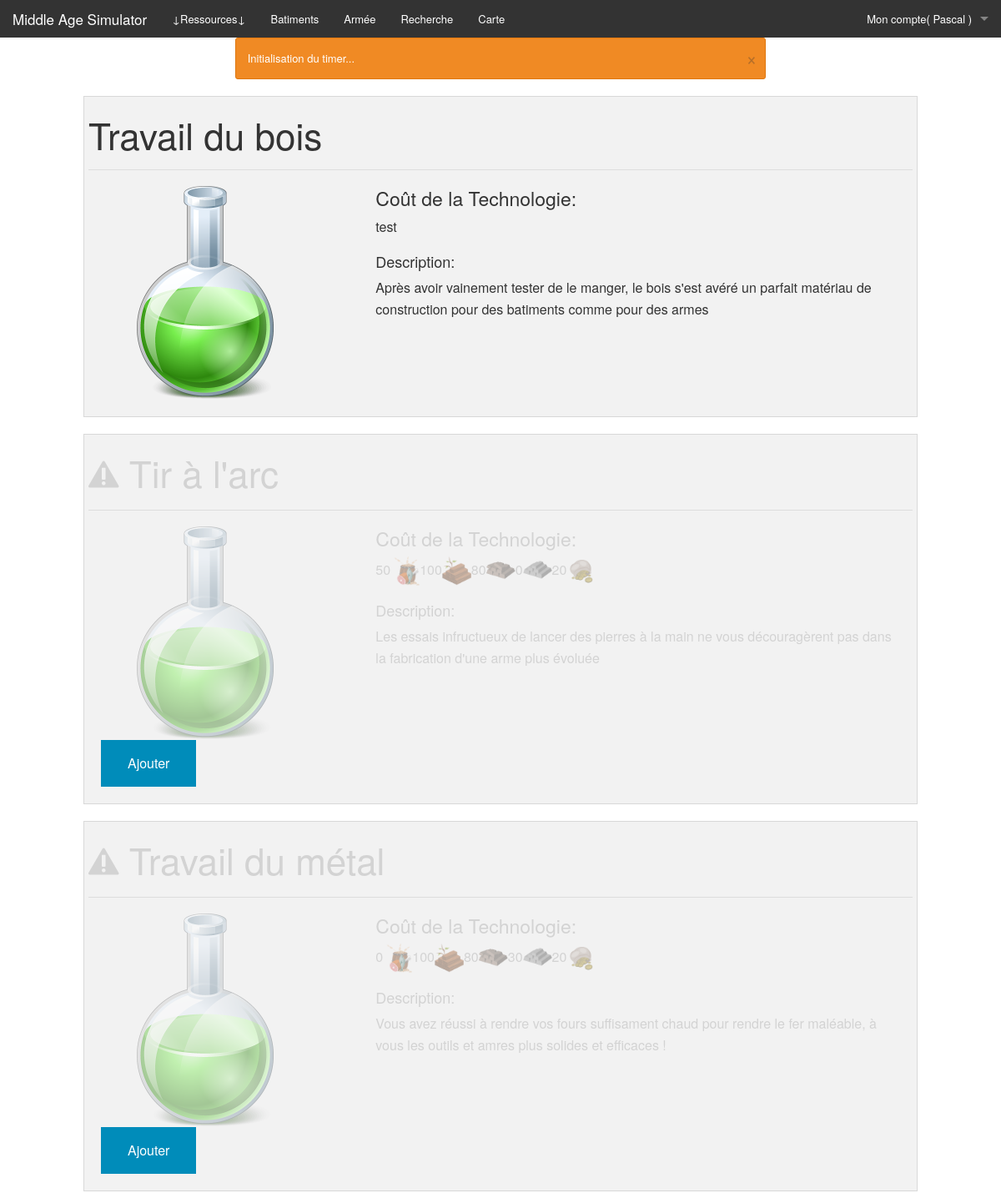
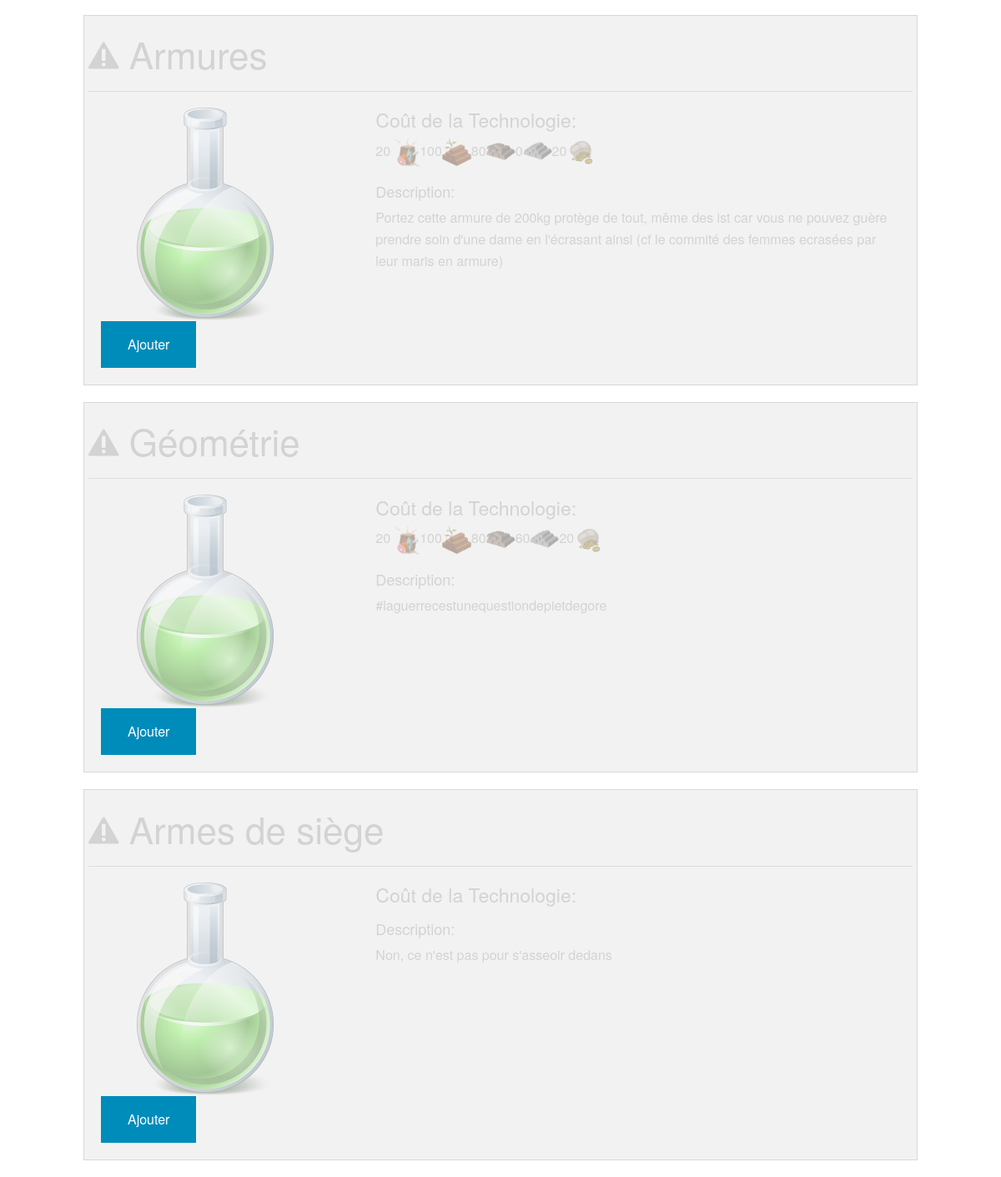
/index.php?page=technologie (signed in), run on the app's committed database (2 pictures, top to bottom).
### tables this page shows
CREATE TABLE IF NOT EXISTS JOUEUR(
  idJoueur INT(50) NOT NULL AUTO_INCREMENT,
  pseudoJoueur VARCHAR(50),
  sexeJoueur ENUM('male', 'female'), 
  dateNaissanceJoueur date, 
  motdepasseJoueur VARCHAR(50),
  mailJoueur VARCHAR(150),
  image VARCHAR(300),
  date_inscripion datetime,
  date_last_connection datetime,
  PRIMARY KEY (idJoueur)
);

CREATE TABLE IF NOT EXISTS ENGINE_DB(
  id int(50) PRIMARY KEY,
  data int(50)
);

CREATE TABLE IF NOT EXISTS TECHNOLOGIE(
  idTech INT(50) NOT NULL AUTO_INCREMENT,
  nomTech VARCHAR(50),
  descriptionTech VARCHAR(500),
  image VARCHAR(300),
  PRIMARY KEY (idTech)
);

CREATE TABLE IF NOT EXISTS PRODUIT_RESSOURCE(
  quantite INT(50) NOT NULL,
  idRessource INT(50) NOT NULL,
  idBatiment INT(50) NOT NULL,
  CONSTRAINT FOREIGN KEY (idRessource) REFERENCES RESSOURCE(idRessource) ON DELETE CASCADE,
  CONSTRAINT FOREIGN KEY (idBatiment) REFERENCES BATIMENT(idBatiment) ON DELETE CASCADE,
  PRIMARY KEY(idRessource, idBatiment)
);

CREATE TABLE IF NOT EXISTS COUTE_TECH(
  idTech INT(50) NOT NULL,
  idRessource INT(50) NOT NULL,
  quantite INT(50),
  CONSTRAINT FOREIGN KEY (idTech) REFERENCES TECHNOLOGIE(idTech) ON DELETE CASCADE,
  CONSTRAINT FOREIGN KEY (idRessource) REFERENCES RESSOURCE(idRessource) ON DELETE CASCADE,
  PRIMARY KEY(idTech, idRessource)
);

CREATE TABLE IF NOT EXISTS RESSOURCE(
  idRessource INT(50) NOT NULL AUTO_INCREMENT,
  nomRessource VARCHAR(50),
  descriptionRessource VARCHAR(300),
  image VARCHAR(300),
  PRIMARY KEY (idRessource)
);

### src/controleur/technologie.php (called while the page is built, shortened)
<?php
include_once('./modele/Technologie.php');
include_once('./modele/joueur.php');
include_once('./modele/authentification.php');
include_once ('./modele/ressource.php');
if (estAuthentifier()) {
    global $currentJoueur;
    $tc = $currentJoueur->getTechLink();
    $tech1 = Technologie::Technologies();
    $techConnues = array();
    $techInconnues = array();
    foreach ($tech1 as $t){
        $b = false;
        foreach($tc as $m){
            if ($t->getIdTech() == $m[0]){
                $b = true;
            }
        }
        $resUtilisee = $t->getRessourcesLink();
        if($b){
            array_push($techConnues,$t);
        }else{
            array_push($techInconnues, array($t, $resUtilisee));
        }
    }
}else{
    retourEnTerresConnues();
}
	include_once('./vue/Technologie.php');

### src/modele/configuration.php (called while the page is built, shortened)
<?php
$titreSite = "Middle Age Simulator";

### src/modele/joueur.php (called while the page is built, shortened)
<?php
include_once('./modele/connexion_sql.php');
include_once ('./modele/ressource.php');
include_once('./modele/Batiment.php');
class Joueur
{
	private $idJoueur, $pseudoJoueur, $sexeJoueur, $dateNaissanceJoueur, $mailJoueur, $image, $motdepasseJoueur;
	function __construct()
	{
		$ctp = func_num_args();
    	$args = func_get_args();
    	if ($ctp == 1) {
    		if (is_array($args[0])) {
    			$this->hydrate($args[0]);
    		}else{
    			$this->hydrate($this->Joueur($args[0]));
    		}
    	}
	}
	public function hydrate(array $donnees)
	{
	  foreach ($donnees as $key => $value)
	  {
	    $method = 'set'.ucfirst($key);
	  }
	}
	public static function Joueur($id){
		$req = "SELECT idJoueur, pseudoJoueur, sexeJoueur, dateNaissanceJoueur, mailJoueur, image, motdepasseJoueur FROM JOUEUR WHERE idJoueur='".$id."'";
		global $bdd;
		$req = $bdd->query($req);
		$req = $req->fetch();
		return $req;
	}
    public function save(){
        global $bdd;
        if ($this->idJoueur == NULL) {
            $donnees = array( $this->pseudoJoueur, $this->sexeJoueur, $this->dateNaissanceJoueur, $this->mailJoueur, $this->image, $this->motdepasseJoueur);
            $req = $bdd->prepare('INSERT INTO JOUEUR(pseudoJoueur, sexeJoueur, dateNaissanceJoueur, mailJoueur, image, date_inscripion, date_last_connection, motdepasseJoueur) VALUES(?, ?, ?, ?, ?, NOW(), NOW(), ? ) ');
            $req->execute($donnees);
            $this->idJoueur=$bdd->lastInsertId();
            $this->genRessourcesLink();
        }else{
            $req = $bdd->prepare('UPDATE JOUEUR SET pseudoJoueur=?, sexeJoueur=?, dateNaissanceJoueur=?, mailJoueur=?, image=?, date_last_connection=NOW(), motdepasseJoueur=? where idJoueur=?');
            $req->execute(array( $this->pseudoJoueur, $this->sexeJoueur, $this->dateNaissanceJoueur, $this->mailJoueur, $this->image,$this->motdepasseJoueur, $this->idJoueur));
        }
    }
	public function getRessourcesLink(){
		global $bdd;
		$req = "SELECT quantite, idRessource FROM POSSEDE_RESSOURCE WHERE idJoueur='".$this->idJoueur."'";
		$req = $bdd->query($req);
		$req = $req->fetchAll();
		$t = array();
		foreach ($req as $row){
			array_push($t, array($row['quantite'], new Ressource($row['idRessource'])));
		}
		return $t;
	}
	public function getBatimentLink(){
		global $bdd;
		$req = "SELECT idBatiment FROM POSSEDE_BATIMENT WHERE idJoueur ='".$this->idJoueur."'";
		$req = $bdd->query($req);
		$req = $req-> fetchAll();
		return $req;
	}
		public function getProd(){
			$ressources = $this->getRessourcesLink();
			$batiments = $this->getBatimentLink();
			foreach ($batiments as $bat) {
					$batiment = new Batiment($bat['idBatiment']);
					if ($batiment->getIdType() == 1) {
							$ress = $batiment->getProdRessourceLink();
							foreach ($ress as $res) {
									for($i=0; $i < count($ressources); $i++) {
										if($ressources[$i][1]->getIdRessource() == $res['idRessource']){
												$ressources[$i][0]= $ressources[$i][0] + $res['quantite'];
											}
										}
							}
					}
			}
			return $ressources;
		}
	public function getPseudo(){return ucfirst($this->pseudoJoueur);}
	public function setPseudoJoueur($p){
		$this->pseudoJoueur = strtolower($p);
	}
	public function setMailJoueur($m){
		$this->mailJoueur = strtolower($m);
	}
	private function setIdJoueur($i){
		$this->idJoueur = (int) $i;
	}
	public function setSexeJoueur($v){
		$this->sexeJoueur = $v;
	}
	public function setDateNaissanceJoueur($v){
		$this->dateNaissanceJoueur = $v;
	}
	public function setMotdepasseJoueur($mdp){
		$this->motdepasseJoueur = $mdp;
	}
	public function setImage($v){
		$this->image = $v;
	}
}

### src/modele/authentification.php (called while the page is built, shortened)
<?php
include_once('./modele/connexion_sql.php');
include_once('./modele/joueur.php');
function estAuthentifier(){
	if ( (isset($_SESSION['connexion']) or ( isset($_COOKIE['connexion'])) && validateCookie($_COOKIE['connexion']) ) ) {
		$currentJoueur = new Joueur($_SESSION['idJoueur']);
		$currentJoueur->save();
		return true;
	}else{
		return false;
	}
}

### src/controleur/Engine.php (called while the page is built, shortened)
<?php
include_once('./modele/joueur.php');
global $bdd;
$req = "SELECT * FROM ENGINE_DB WHERE id=1";
$req = $bdd->query($req);
$req = $req->fetch();
$diff=0;
if($req['data'] != 0){
  $t = $req['data'];
  $t2 = time();
  $need = false;
  while ($t2-$t >= 900) {
    $need = true;
    $info = "Mise à jour effectuée !";
    $joueurs = Joueur::Joueurs();
    foreach ($joueurs as $joueur) {
      $joueur->nextCycle();
    }
    $t = $t + 900;
    $diff = $t2-$t;
  }
  if($need){
    $req2 = "UPDATE ENGINE_DB SET data='".(time()-$diff)."'";
    $bdd->exec($req2);
  }
}else {
  $warn = "Initialisation du timer...";
}

### src/modele/Technologie.php (called while the page is built, shortened)
<?php
	include_once('./modele/connexion_sql.php');
	class Technologie{
		private $idTech, $nomTech, $descriptionTech, $image;
		public static function Technologies(){
			$req = 'SELECT * FROM TECHNOLOGIE';
			global $bdd;
			$req = $bdd->query($req);
			$req = $req->fetchAll();
			$liste = array();
			foreach ($req as $row) {
				$b = new Technologie($row);
				array_push($liste, $b);
			}
			return $liste;
		}
		public function getRessourcesLink(){
			global $bdd;
			$req = "SELECT quantite, idRessource FROM COUTE_TECH WHERE idTech='".$this->idTech."'";
			$req = $bdd->query($req);
			$req = $req->fetchAll();
			return $req;
		}
		public function getIdTech(){
			return $this->idTech;
		}
		public function getNomTech(){
			return $this->nomTech;
		}
		public function getDescriptionTech(){
			return $this->descriptionTech;
		}
		public function getImage(){
			return $this->image;
		}
		public function setIdTech($i){
			$this->idTech = (int) $i;
		}
		public function setNomTech($n){
			$this->nomTech = strtolower($n);
		}
		public function setDescriptionTech($d){
			$this->descriptionTech = strtolower($d);
		}
		public function setImage($p){
			$this->image = $p;
		}
	}
?>

### src/modele/Batiment.php (called while the page is built, shortened)
<?php
	include_once('./modele/connexion_sql.php');
	class Batiment{
		private $idBatiment, $nomBatiment, $descriptionBatiment, $niveauBatiment, $idType, $image;
		public function getProdRessourceLink(){
			global $bdd;
			$req = "SELECT quantite, idRessource FROM PRODUIT_RESSOURCE WHERE idBatiment='".$this->getIdBatiment()."'";
			$req = $bdd->query($req);
			$req = $req->fetchAll();
			return $req;
		}
		public function getIdBatiment(){
			return $this->idBatiment;
		}
		public function setIdBatiment($i){
			$this->idBatiment = (int) $i;
		}
	}
?>

### src/modele/ressource.php (called while the page is built, shortened)
	<?php
include_once('./modele/connexion_sql.php');
class Ressource {
	private $nomRessource;
	private $image;
	function __construct()
	{
		$ctp = func_num_args();
    	$args = func_get_args();
    	if ($ctp == 1) {
    		if (is_array($args[0])) {
    			$this->hydrate($args[0]);
    		}else{
    			$this->hydrate($this->Ressource($args[0]));
    		}
    	}
	}
	public function hydrate(array $donnees)
	{
	  foreach ($donnees as $key => $value)
	  {
	    $method = 'set'.ucfirst($key);
	  }
	}
	public static function Ressource($id){
		$req = "SELECT * FROM RESSOURCE WHERE idRessource='".$id."'";
		global $bdd;
		$req = $bdd->query($req);
		$req = $req->fetch();
		return $req;
	}
	public function setNomRessource($nomRessource){
		$this->nomRessource = $nomRessource;
	}
	public function getNomRessource(){
		return $this->nomRessource;
	}
	public function setImage($image){
		$this->image = $image;
	}
	public function getImage(){
		return $this->image;
	}
}

### src/vue/Technologie.php (the view)
<?php include_once('vue/header.php'); ?>
<?php foreach ($techConnues as $te) {
    ?>
<div class="row">
<div class="small-6 large-12 columns">
<div class="panel">
<div class="row">
  <h1><?php echo ucfirst($te->getNomTech());?></h1>
            <hr>
          </div>
          <div class="row">
            <div class="small-4 columns">
              <img src="<?php echo $te->getImage();?>" /> </div>
            <div class="small-8 columns">
              <h4> Coût de la Technologie:</h4>
              <p>test</p>
              <h5> Description:</h5>
              <p><?php echo ucfirst($te->getDescriptionTech());?></p>
            </div>
          </div>
  </div>
</div>
</div>
<?php } ?>
<?php foreach ($techInconnues as $te) {
    ?>
    <div class="row">
        <div class="small-6 large-12 columns">
            <div class="panel">
                <div class="row">
                    <h1 style="color: lightgrey" title="Vous n'avez pas encore découvert cette technologie"><i class="step fi-alert"> </i><?php echo ucfirst($te[0]->getNomTech());?></h1>
                    <hr>
                </div>
                <div class="row" >
                    <div class="small-4 columns">
                        <img style="opacity: 0.4" src="<?php echo $te[0]->getImage();?>" /> </div>
                    <div class="small-8 columns" >
                        <h4 style="color: lightgrey"> Coût de la Technologie:</h4>
                        <p style="color: lightgrey">
                        <span>
                          <?php foreach ($te[1] as $rez) {
                            $rezA = new Ressource($rez[1]);
                            echo "<span>".$rez[0]."</span><img src=\"".$rezA->getImage()."\" style=\"width:35px; height:35px; opacity: 0.4\"  title=\"".$rezA->getNomRessource()."\" />";
                          } ?>
                        </span>
                        </p>
                        <h5 style="color: lightgrey"> Description:</h5>
                        <p style="color: lightgrey"><?php echo ucfirst($te[0]->getDescriptionTech());?></p>
                    </div>
                </div>
                <a href="index.php?page=post_tech&tech=create&id=<?php echo $te[0]->getIdTech(); ?>" class="button">Ajouter</a>
            </div>
        </div>
    </div>
<?php } ?>
<?php include_once('vue/footer.php'); ?>

### src/vue/header.php (shortened to what this page needs)
<?php include_once('./modele/ressource.php');
include_once('./modele/joueur.php');
include_once('./modele/authentification.php'); ?>
<!DOCTYPE html>
<html class="no-js" lang="fr">
<head>
	<link rel="stylesheet" href="css/foundation.css" />
	<link rel="stylesheet" href="css/foundation-icons.css" />
</head>
<body>
<nav class="top-bar" data-topbar role="navigation">
  <ul class="title-area">
    <li class="name">
      <h1><a href="index.php"><?php echo $titreSite; ?></a></h1>
    </li>
  </ul>
  <section class="top-bar-section">
    <ul class="right">
<?php if (estAuthentifier()): global $currentJoueur;?>
      <li class="has-dropdown">
        <a href="#">Mon compte( <?php echo $currentJoueur->getPseudo(); ?> )</a>
      </li>
<?php else: ?>
	<li><a href="index.php?page=inscription">Inscription</a></li>
	<li><a href="index.php?page=login">Connexion</a></li>
<?php endif ?>
    </ul>
<?php if (estAuthentifier()): ?>
    <ul class="left">
    <li><a data-dropdown="dropRes" aria-controls="dropRes" aria-expanded="false">↓Ressources↓</a>
	<div id="dropRes" data-dropdown-content class="f-dropdown content medium" aria-hidden="true" tabindex="-1">
	  <?php
      global $currentJoueur;
    $prods = $currentJoueur->getProd();
	  	?><div class="row">
	</div></li>
      <li><a href="index.php?page=batiment">Batiments</a></li>
      <li><a href="index.php?page=liste_unites">Armée</a></li>
      <li><a href="index.php?page=technologie">Recherche</a></li>
      <li><a href="index.php?page=carte">Carte</a></li>
    </ul>
<?php endif ?>
  </section>
</nav>
<div class="row">
	<div class="large-8 small-12 small-centered large-centered columns ">
		<?php if (isset($warn)) { ?>
			<div data-alert class="alert-box warning radius">
			<?php echo $warn; ?>
			  <a href="#" class="close">&times;</a>
			</div>
		<?php } ?>
	</div>
</div>
	<div class="row">

### data on the page
joueur: pseudoJoueur "Pascal"
engine_db: data "Initialisation du timer..."
technologie: nomTech "Travail du bois", image (picture), descriptionTech "Après avoir vainement tester de le manger, le bois s'est avéré un parfait matériau de construction pour des batiments comme pour des armes"
technologie: nomTech "Tir à l'arc", image (picture), descriptionTech "Les essais infructueux de lancer des pierres à la main ne vous découragèrent pas dans la fabrication d'une arme plus évoluée"
coute_tech: idRessource.image (picture)
produit_ressource: quantite "50"
coute_tech: idRessource.image (picture)
coute_tech: quantite "100"
coute_tech: idRessource.image (picture)
coute_tech: quantite "80"
coute_tech: idRessource.image (picture)
coute_tech: quantite "0"
coute_tech: idRessource.image (picture)
coute_tech: quantite "20"
technologie: nomTech "Travail du métal", image (picture), descriptionTech "Vous avez réussi à rendre vos fours suffisament chaud pour rendre le fer maléable, à vous les outils et amres plus solides et efficaces !"
coute_tech: quantite "0", idRessource.image (picture)
coute_tech: quantite "30", idRessource.image (picture)
technologie: nomTech "Armures", image (picture), descriptionTech "Portez cette armure de 200kg protège de tout, même des ist car vous ne pouvez guère prendre soin d'une dame en l'écrasant ainsi (cf le commité des femmes ecrasées par leur maris en armure)"
coute_tech: idRessource.image (picture)
coute_tech: quantite "20"
technologie: nomTech "Géométrie", image (picture), descriptionTech "#laguerrecestunequestiondepietdegore"
coute_tech: quantite "60", idRessource.image (picture)
technologie: nomTech "Armes de siège", image (picture), descriptionTech "Non, ce n'est pas pour s'asseoir dedans"

### other printed values
$titreSite "Middle Age Simulator"
